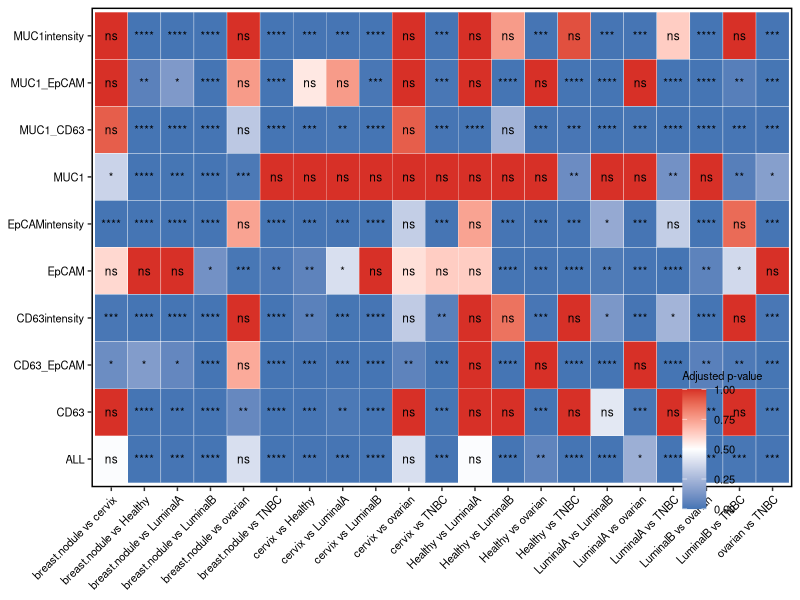

R code for this plot:
rm(list = ls())

library(ggplot2)
library(ggsignif)
library(ggpubr)
library(reshape2)
library(dplyr)


# Read input data
data <- read.csv(
  file = "data/Batch1_EV.csv",
  stringsAsFactors = FALSE
)

# Convert grouping variable to factor
data$group <- as.factor(data$group)

# Create a function to automatically identify numeric dependent variables
# and perform significance analysis
analyze_significance <- function(data, group_var) {
  
  # Automatically identify numeric variables
  numeric_vars <- names(data)[sapply(data, is.numeric)]
  
  if (length(numeric_vars) < 1) {
    stop("No numeric variables were found in the dataset.")
  }
  
  # Perform significance analysis for each numeric variable
  results <- list()
  
  for (dependent_var in numeric_vars) {
    if (dependent_var != group_var) {
      
      result_i <- compare_means(
        formula = as.formula(paste(dependent_var, "~", group_var)),
        data = data
      )
      
      result_i$Feature <- dependent_var
      results[[dependent_var]] <- result_i
    }
  }
  
  return(results)
}

# Run significance analysis for all numeric variables against group
result_list <- analyze_significance(data, "group")

# Combine all results into one data frame
result_df <- bind_rows(result_list)

# Add comparison labels
result_df <- result_df %>%
  mutate(Comparison = paste(group1, "vs", group2))

# Save significance analysis results
write.csv(
  result_df,
  file = "20260420_clinical_sample_significance_results.csv",
  row.names = FALSE
)

# Print results
print(result_df)

set.seed(123)

# Convert adjusted p-values into a matrix for heatmap plotting
p_value_matrix <- acast(
  result_df,
  Feature ~ Comparison,
  value.var = "p.adj"
)

# Convert significance labels into a matrix
significance_matrix <- acast(
  result_df,
  Feature ~ Comparison,
  value.var = "p.signif"
)

# Convert matrices to long format
data_long <- melt(
  p_value_matrix,
  varnames = c("Feature", "Comparison"),
  value.name = "Value"
)

significance_long <- melt(
  significance_matrix,
  varnames = c("Feature", "Comparison"),
  value.name = "Significance"
)

# Merge p-value data and significance labels
data_long <- merge(
  data_long,
  significance_long,
  by = c("Feature", "Comparison")
)

# Draw heatmap and add significance labels
p <- ggplot(data_long, aes(x = Comparison, y = Feature, fill = Value)) +
  geom_tile(color = "white") +
  scale_fill_gradient2(
    low = "#4575B4",
    mid = "white",
    high = "#D73027",
    midpoint = 0.5,
    limits = c(0, 1),
    na.value = "grey50",
    name = "Adjusted p-value"
  ) +
  geom_text(aes(label = Significance), color = "black", size = 3) +
  theme_test() +
  theme(
    panel.border = element_rect(
      fill = NA,
      color = "black",
      linewidth = 1,
      linetype = "solid"
    ),
    plot.title = element_text(hjust = 0.5),
    text = element_text(size = 8, face = "plain", color = "black"),
    axis.text.x = element_text(
      angle = 45,
      hjust = 1,
      size = 8,
      face = "plain",
      color = "black"
    ),
    axis.text.y = element_text(
      size = 8,
      face = "plain",
      color = "black"
    ),
    axis.title = element_blank(),
    legend.title = element_text(
      size = 8,
      face = "plain",
      color = "black"
    ),
    legend.text = element_text(
      size = 8,
      face = "plain",
      color = "black"
    ),
    legend.background = element_blank(),
    legend.position = c(0.9, 0.1)
  )

print(p)

# Save heatmap
ggsave(
  filename = "clinical_sample_significance_heatmap.tiff",
  plot = p,
  width = 4,
  height = 8,
  units = "in",
  dpi = 300
)
